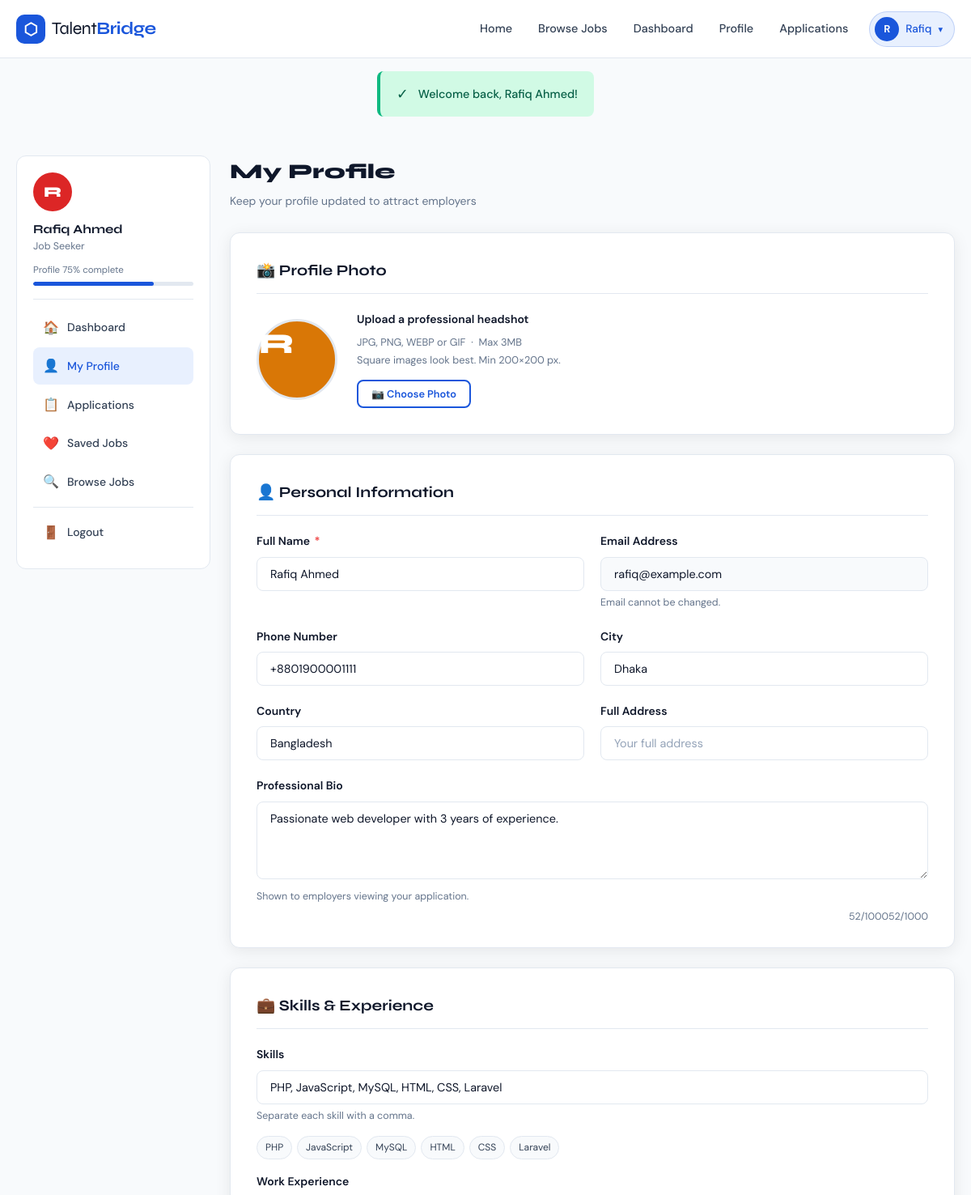
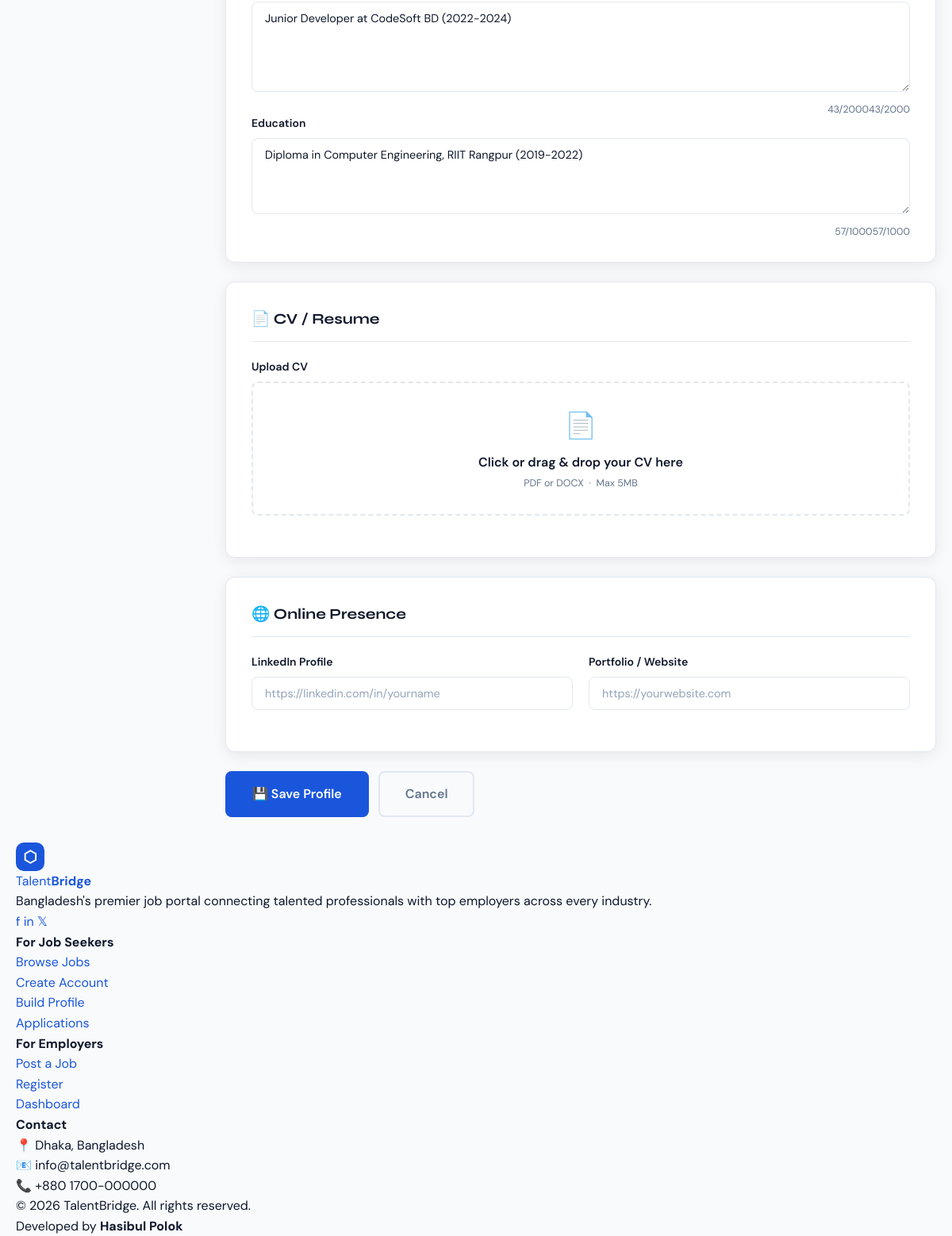
The page /user/profile.php (signed in) on the database its author committed (2 pictures, top to bottom).
### tables this page shows
CREATE TABLE users (
    id         INT AUTO_INCREMENT PRIMARY KEY,
    name       VARCHAR(150) NOT NULL,
    email      VARCHAR(150) NOT NULL UNIQUE,
    password   VARCHAR(255) NOT NULL,
    role       ENUM('jobseeker','employer','admin') NOT NULL DEFAULT 'jobseeker',
    status     ENUM('active','inactive','banned')   NOT NULL DEFAULT 'active',
    created_at TIMESTAMP DEFAULT CURRENT_TIMESTAMP,
    updated_at TIMESTAMP DEFAULT CURRENT_TIMESTAMP ON UPDATE CURRENT_TIMESTAMP
);

CREATE TABLE user_profiles (
    id            INT AUTO_INCREMENT PRIMARY KEY,
    user_id       INT          NOT NULL,
    phone         VARCHAR(20),
    address       TEXT,
    city          VARCHAR(100),
    country       VARCHAR(100) DEFAULT 'Bangladesh',
    bio           TEXT,
    skills        TEXT,
    experience    TEXT,
    education     TEXT,
    cv_file       VARCHAR(255),
    profile_photo VARCHAR(255),
    linkedin      VARCHAR(255),
    website       VARCHAR(255),
    updated_at    TIMESTAMP    DEFAULT CURRENT_TIMESTAMP ON UPDATE CURRENT_TIMESTAMP,
    FOREIGN KEY (user_id) REFERENCES users(id) ON DELETE CASCADE
);

### user/profile.php (the view, shortened to what the rows shown need)
<?php
require_once '../config/db.php';
require_once '../includes/functions.php';
$pdo    = getDB();
$userId = $_SESSION['user_id'];
$userStmt = $pdo->prepare("SELECT * FROM users WHERE id = ?");
$userStmt->execute([$userId]);
$user = $userStmt->fetch();
$profStmt = $pdo->prepare("SELECT * FROM user_profiles WHERE user_id = ?");
$profStmt->execute([$userId]);
$profile = $profStmt->fetch();
$errors = [];
$checks = [
    $profile['phone'] ?? '', $profile['bio'] ?? '', $profile['skills'] ?? '',
    $profile['cv_file'] ?? '', $profile['city'] ?? '', $profile['experience'] ?? '',
    $profile['education'] ?? '', $profile['profile_photo'] ?? '',
];
$completion = round(count(array_filter($checks)) / count($checks) * 100);
$currentPhotoUrl = getPhotoUrl($profile['profile_photo'] ?? null);
$palette = ['#1a56db','#7c3aed','#db2777','#059669','#d97706'];
$avatarBg = $palette[abs(crc32($user['name'])) % count($palette)];
?>
<!DOCTYPE html>
<html lang="en">
<head>
    <link rel="stylesheet" href="<?= BASE_URL ?>/assets/css/style.css">
</head>
<body>
<?php require_once '../includes/header.php'; ?>
<div class="container">
    <div class="dashboard">
        <div class="sidebar">
            <div class="sidebar-header">
                <?= renderAvatar($user['name'], $profile['profile_photo'] ?? null, 48, 'margin-bottom:10px;') ?>
                <div class="sidebar-user-name"><?= e($user['name']) ?></div>
                <div class="sidebar-user-role">Job Seeker</div>
                <div style="margin-top:10px;">
                    <div style="font-size:0.72rem;color:var(--mid);margin-bottom:4px;">Profile <?= $completion ?>% complete</div>
                    <div style="background:var(--border);border-radius:50px;height:5px;overflow:hidden;">
                    </div>
                </div>
            </div>
        </div>
        <div class="dash-content">
            <div class="dash-header">
                <h1 class="dash-title">My Profile</h1>
            </div>
            <form method="POST" enctype="multipart/form-data" data-validate>
                <div class="form-card" style="margin-bottom:24px;">
                    <div style="display:flex;align-items:center;gap:24px;flex-wrap:wrap;">
                        <div class="photo-wrap" id="photoWrap"
                             onclick="document.getElementById('profile_photo').click()"
                             title="Click to change photo">
                            <?php if ($currentPhotoUrl): ?>
                                <img src="<?= e($currentPhotoUrl) ?>" id="photoPreviewImg" alt="Profile photo">
                            <?php else: ?>
                                <div class="avatar-circle" id="photoInitials" style="background:<?= $avatarBg ?>;">
                                    <?= strtoupper(substr($user['name'], 0, 1)) ?>
                                </div>
                            <?php endif; ?>
                        </div>
                    </div>
                </div>
                <div class="form-card" style="margin-bottom:24px;">
                    <div class="form-row">
                        <div class="form-group">
                            <label class="form-label">Full Name <span class="required">*</span></label>
                            <input type="text" name="name"
                                   class="form-control <?= isset($errors['name']) ? 'is-invalid' : '' ?>"
                                   value="<?= e($user['name']) ?>" required>
                        </div>
                        <div class="form-group">
                            <label class="form-label">Email Address</label>
                            <input type="email" class="form-control" value="<?= e($user['email']) ?>"
                                   disabled style="background:var(--bg);cursor:not-allowed;">
                            <span class="form-hint">Email cannot be changed.</span>
                        </div>
                    </div>
                    <div class="form-row">
                        <div class="form-group">
                            <label class="form-label">Phone Number</label>
                            <input type="text" name="phone"
                                   class="form-control <?= isset($errors['phone']) ? 'is-invalid' : '' ?>"
                                   placeholder="+880 17XXXXXXXX"
                                   value="<?= e($profile['phone'] ?? '') ?>">
                        </div>
                        <div class="form-group">
                            <label class="form-label">City</label>
                            <input type="text" name="city" class="form-control"
                                   placeholder="e.g. Dhaka" value="<?= e($profile['city'] ?? '') ?>">
                        </div>
                    </div>
                    <div class="form-row">
                        <div class="form-group">
                            <label class="form-label">Country</label>
                            <input type="text" name="country" class="form-control"
                                   value="<?= e($profile['country'] ?? 'Bangladesh') ?>">
                        </div>
                    </div>
                    <div class="form-group">
                        <label class="form-label">Professional Bio</label>
                        <textarea name="bio" class="form-control" rows="4" maxlength="1000"
                                  placeholder="A brief professional summary about yourself..."><?= e($profile['bio'] ?? '') ?></textarea>
                        <span class="form-hint">Shown to employers viewing your application.</span>
                    </div>
                </div>
                <div class="form-card" style="margin-bottom:24px;">
                    <div class="form-group">
                        <label class="form-label">Skills</label>
                        <input type="text" name="skills" class="form-control"
                               placeholder="PHP, JavaScript, MySQL, Laravel (comma separated)"
                               value="<?= e($profile['skills'] ?? '') ?>">
                        <span class="form-hint">Separate each skill with a comma.</span>
                    </div>
                    <?php if (!empty($profile['skills'])): ?>
                    <div style="display:flex;flex-wrap:wrap;gap:6px;margin:-6px 0 16px;">
                        <?php foreach (explode(',', $profile['skills']) as $sk): ?>
                            <?php if (trim($sk)): ?><span class="tag"><?= e(trim($sk)) ?></span><?php endif; ?>
                        <?php endforeach; ?>
                    </div>
                    <?php endif; ?>
                    <div class="form-group">
                        <label class="form-label">Work Experience</label>
                        <textarea name="experience" class="form-control" rows="5" maxlength="2000"
                                  placeholder="e.g. Web Developer at XYZ (2022–2024)&#10;• Built REST APIs using Laravel&#10;• Managed MySQL databases"><?= e($profile['experience'] ?? '') ?></textarea>
                    </div>
                    <div class="form-group">
                        <label class="form-label">Education</label>
                        <textarea name="education" class="form-control" rows="4" maxlength="1000"
                                  placeholder="e.g. BSc Computer Science, University of Dhaka (2018–2022)"><?= e($profile['education'] ?? '') ?></textarea>
                    </div>
                </div>
            </form>
        </div>
    </div>
</div>
<?php require_once '../includes/footer.php'; ?>
</body>
</html>

### includes/header.php (shortened to what the rows shown need)
<?php
$currentUser = currentUser();
$role = userRole();
?>
<!DOCTYPE html>
<html lang="en">
<head>
    <link rel="stylesheet" href="<?= BASE_URL ?>/assets/css/style.css">
</head>
<body>
<nav class="navbar" id="navbar">
    <div class="container">
        <div class="navbar-menu" id="navMenu">
            <?php if (isLoggedIn()): ?>
                <?php if ($role === 'jobseeker'): ?>
                    <a href="<?= BASE_URL ?>/user/dashboard.php" class="nav-link">Dashboard</a>
                    <a href="<?= BASE_URL ?>/user/profile.php" class="nav-link">Profile</a>
                    <a href="<?= BASE_URL ?>/user/applications.php" class="nav-link">Applications</a>
                <?php elseif ($role === 'employer'): ?>
                    <a href="<?= BASE_URL ?>/employer/dashboard.php" class="nav-link">Dashboard</a>
                    <a href="<?= BASE_URL ?>/employer/post-job.php" class="nav-link">Post Job</a>
                    <a href="<?= BASE_URL ?>/employer/jobs.php" class="nav-link">My Jobs</a>
                <?php elseif ($role === 'admin'): ?>
                    <a href="<?= BASE_URL ?>/admin/dashboard.php" class="nav-link">Admin Panel</a>
                <?php endif; ?>
                <div class="nav-user-menu">
                    <button class="nav-user-btn" id="userMenuBtn">
                        <?php
                        if ($role === 'jobseeker') {
                            $navPhotoStmt = getDB()->prepare("SELECT profile_photo FROM user_profiles WHERE user_id = ?");
                            $navPhotoStmt->execute([$currentUser['id']]);
                            $navPhoto = $navPhotoStmt->fetchColumn();
                        } else {
                            $navPhoto = null;
                        }
                        $navPhotoUrl = $navPhoto ? PHOTO_UPLOAD_URL . $navPhoto : null;
                        ?>
                        <?php if ($navPhotoUrl): ?>
                            <img src="<?= e($navPhotoUrl) ?>" alt="avatar"
                                 style="width:28px;height:28px;border-radius:50%;object-fit:cover;border:2px solid rgba(255,255,255,0.4);">
                        <?php else: ?>
                            <span class="user-avatar"><?= strtoupper(substr($currentUser['name'] ?? 'U', 0, 1)) ?></span>
                        <?php endif; ?>
                        <span><?= e(explode(' ', $currentUser['name'] ?? 'User')[0]) ?></span>
                        <span class="caret">▾</span>
                    </button>
                </div>
            <?php else: ?>
                <a href="<?= BASE_URL ?>/auth/login.php" class="nav-link">Login</a>
                <a href="<?= BASE_URL ?>/auth/register.php" class="btn btn-primary btn-sm">Get Started</a>
            <?php endif; ?>
        </div>
    </div>
</nav>
<div class="main-content">

### includes/functions.php (shortened to what the rows shown need)
<?php
function e($string) {
    return htmlspecialchars($string ?? '', ENT_QUOTES, 'UTF-8');
}
function isLoggedIn() {
    return isset($_SESSION['user_id']) && !empty($_SESSION['user_id']);
}
function currentUser() {
    return $_SESSION['user'] ?? null;
}
function userRole() {
    return $_SESSION['role'] ?? null;
}
function getPhotoUrl($photoFile) {
    return null;
}
function renderAvatar($name, $photoFile = null, $size = 48, $extraStyle = '') {
    $photoUrl = getPhotoUrl($photoFile);
    $initials  = strtoupper(substr(trim($name ?: 'U'), 0, 1));
    $palette   = ['#1a56db','#7c3aed','#db2777','#059669','#d97706','#dc2626','#0891b2','#9333ea'];
    $bg        = $palette[abs(crc32($name)) % count($palette)];
    return '<div style="width:' . $size . 'px;height:' . $size . 'px;border-radius:50%;
                background:' . $bg . ';color:white;display:flex;align-items:center;
                justify-content:center;font-family:var(--font-display);font-weight:800;
                font-size:' . round($size * 0.38) . 'px;flex-shrink:0;' . $extraStyle . '">'
           . $initials . '</div>';
}
?>

### rows shown on the page
users: name "R", name "Rafiq", name "Rafiq Ahmed", email "rafiq@example.com"
user_profiles: phone "+8801900001111", city "Dhaka", country "Bangladesh", bio "Passionate web developer with 3 years of experience.", skills "PHP, JavaScript, MySQL, HTML, CSS, Laravel", skills "PHP", skills "JavaScript", skills "MySQL", skills "HTML", skills "CSS", skills "Laravel", experience "Junior Developer at CodeSoft BD (2022-2024)", education "Diploma in Computer Engineering, RIIT Rangpur (2019-2022)"

### other values the page prints
$icon "✓"
$msg "Welcome back, Rafiq Ahmed!"
$completion "75"
